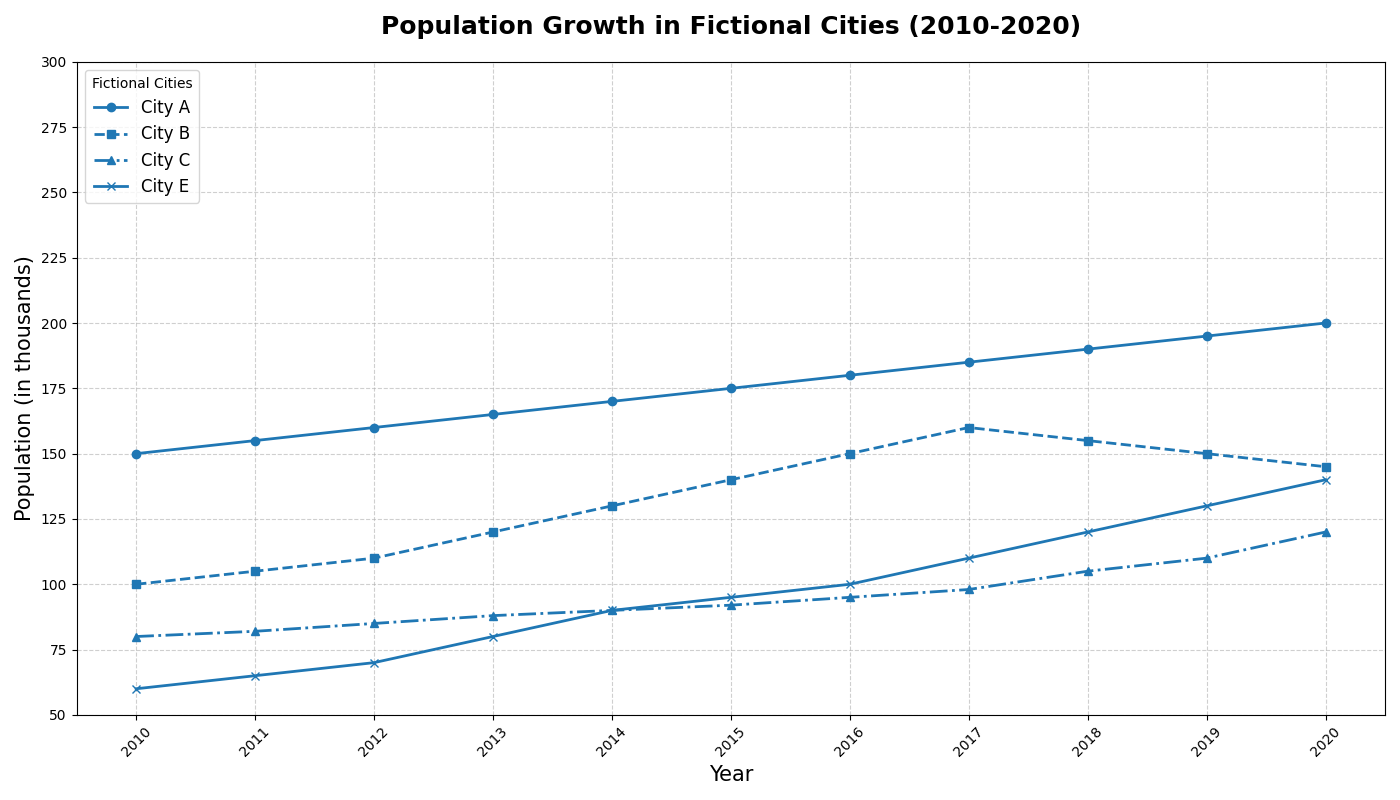

Write Python code to recreate this figure.
import matplotlib.pyplot as plt
import numpy as np

# Years from 2010 to 2020
years = np.arange(2010, 2021)

# Population data for each fictional city (in thousands)
city_a = [150, 155, 160, 165, 170, 175, 180, 185, 190, 195, 200]
city_b = [100, 105, 110, 120, 130, 140, 150, 160, 155, 150, 145]
city_c = [80, 82, 85, 88, 90, 92, 95, 98, 105, 110, 120]
city_e = [60, 65, 70, 80, 90, 95, 100, 110, 120, 130, 140]

# Create the plot
fig, ax = plt.subplots(figsize=(14, 8))

# Plot line charts for each city with a consistent color
cons_color = '#1f77b4' # Single color for all plots
ax.plot(years, city_a, marker='o', linestyle='-', linewidth=2, label='City A', color=cons_color)
ax.plot(years, city_b, marker='s', linestyle='--', linewidth=2, label='City B', color=cons_color)
ax.plot(years, city_c, marker='^', linestyle='-.', linewidth=2, label='City C', color=cons_color)
ax.plot(years, city_e, marker='x', linestyle='-', linewidth=2, label='City E', color=cons_color)

# Title and labels
ax.set_title('Population Growth in Fictional Cities (2010-2020)', fontsize=18, fontweight='bold', pad=20)
ax.set_xlabel('Year', fontsize=15)
ax.set_ylabel('Population (in thousands)', fontsize=15)

# Customize y-ticks
ax.set_yticks(range(50, 301, 25))

# Customize x-ticks
ax.set_xticks(years)
ax.tick_params(axis='x', rotation=45)

# Add grid 
ax.grid(True, linestyle='--', alpha=0.6)

# Add legend
ax.legend(title='Fictional Cities', fontsize=12, loc='upper left')

# Automatically adjust layout
plt.tight_layout()

# Show plot
plt.show()
